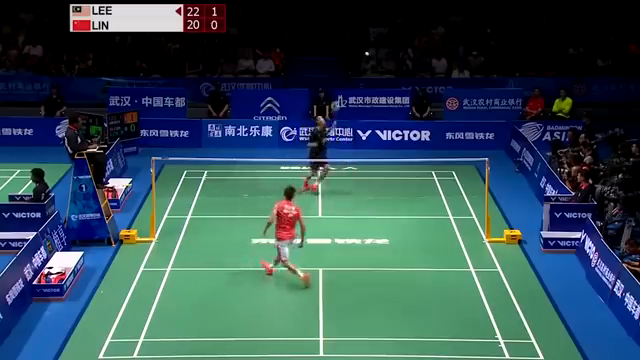
#> input picture frame 28 of final.mp4, 640 x 360 px
$ jupyter execute Mask_Create.ipynb
#> lines starting #> are read from the running program, lines starting #| are printed output that depends on the picture; after the words box and inside, x2 and y2 are one past the last pixel; in counts of white or black regions, pixels touching at a corner belong together
[cell 1]
import cv2
import numpy as np
# from google.colab.patches import cv2_imshow  # Import cv2_imshow for Colab

# Define court rectangle
min_x, min_y = 100,10    # Example top-left corner of the court in pixels
max_x, max_y = 500,100   # Example bottom-right corner in pixels
court_color = (0, 255, 0)  # Green rectangle for court boundaries

# Load the video
cap = cv2.VideoCapture('final.mp4')

# Simple background subtraction for tracking
fgbg = cv2.createBackgroundSubtractorMOG2(history=200, varThreshold=70, detectShadows=False)
flag= False
# Initialize video writer to save the output
fourcc = cv2.VideoWriter_fourcc(*'mp4v')
out = cv2.VideoWriter('shuttlecock_tracking.mp4', fourcc, cap.get(cv2.CAP_PROP_FPS),
                      (int(cap.get(cv2.CAP_PROP_FRAME_WIDTH)), int(cap.get(cv2.CAP_PROP_FRAME_HEIGHT))))
mask_out = cv2.VideoWriter('shuttlecock_mask_tracking.mp4', fourcc, cap.get(cv2.CAP_PROP_FPS),
                      (int(cap.get(cv2.CAP_PROP_FRAME_WIDTH)), int(cap.get(cv2.CAP_PROP_FRAME_HEIGHT))),isColor = False)
while cap.isOpened():
    flag = False
    ret, frame = cap.read()
#> frame is the input picture: shape (360, 640, 3); mean B, G, R 85.9, 78.1, 50.3
    if not ret:
        break

    # Draw court boundaries
    cv2.rectangle(frame, (min_x,min_y), (max_x,max_y), (255,255,255), 2)
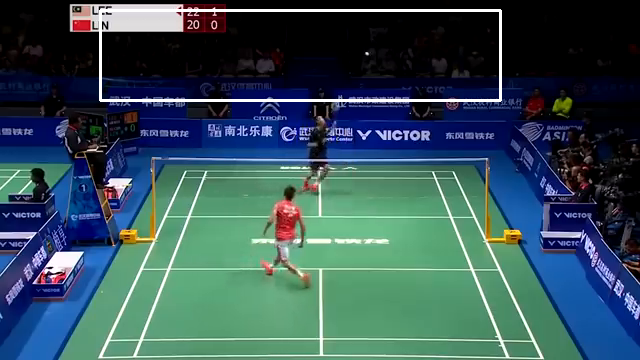
#> frame: shape (360, 640, 3); 1.27% of pixels changed, all inside (x1, y1, x2, y2) = (99, 9, 502, 102)
    # Apply background subtraction
    blurred_frame = cv2.GaussianBlur(frame, (7, 7), 0)
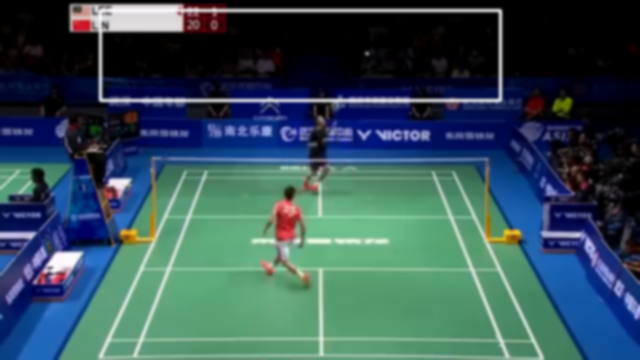
#> blurred_frame: shape (360, 640, 3); mean B, G, R 88.5, 80.9, 53.1
    gray_frame = cv2.cvtColor(blurred_frame, cv2.COLOR_BGR2GRAY)
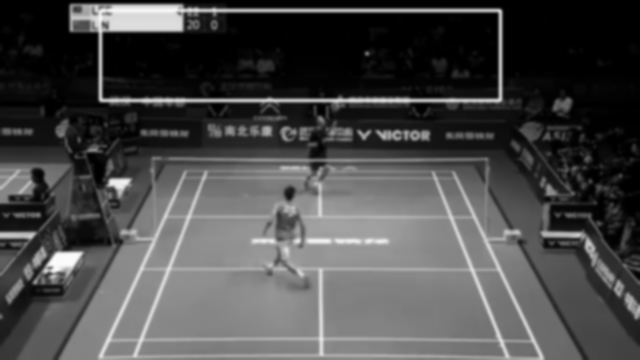
#> gray_frame: shape (360, 640); min 0, max 251, mean 73.4
    fgmask = fgbg.apply(gray_frame[min_y:max_y,min_x:max_x])
#> fgmask: shape (90, 400); every value is 255
    # Find contours for potential shuttlecock positions
    fgmask[fgmask == 127] = 0
    _, fgmask = cv2.threshold(fgmask, 100,255,cv2.THRESH_BINARY)
    kernel = cv2.getStructuringElement(cv2.MORPH_ELLIPSE, (5, 5))
    fgmask = cv2.morphologyEx(fgmask, cv2.MORPH_OPEN, kernel)
    # contours, _ = cv2.findContours(fgmask, cv2.RETR_EXTERNAL, cv2.CHAIN_APPROX_SIMPLE)
    contours, _ = cv2.findContours(fgmask, cv2.RETR_TREE, cv2.CHAIN_APPROX_SIMPLE)
#> contours = [[[0, 0], [0, 89], [399, 89], [399, 0]]]
    for cnt in contours:
        # Filter out small noise
        if cv2.contourArea(cnt)> 10:
            x, y, w, h = cv2.boundingRect(cnt)
            print("x = ",x,'\n','y = ',y)
            center = (x + w // 2, y + h // 2)
            # print('x',min_x,x,max_x,'\n','y',min_y,y,max_y)
            if (0 < x and 620 > x) and (0 < y and 99 > y):
                print("x = ",x,'\n','y = ',y)
                # print("In Bound")
                cv2.putText(frame, "In Bound", ((min_x+max_x)//2,(min_y+max_y)//2), cv2.FONT_HERSHEY_SIMPLEX, 0.5, (0,255,0), 2)
                cv2.rectangle(frame, (min_x,min_y), (max_x,max_y), (0,255,0), 2)
                flag = True
#> this loop made 1 pass
#> (cnt, x, y, w, h, center) on pass 1: ([[0, 0], [0, 89], [399, 89], [399, 0]], 0, 0, 400, 90, (200, 45))
#| x =  0
#|  y =  0
    if flag:
        out.write(frame)

        continue
                # cv2.putText(fgmask, "In Bound", ((min_x+max_x)//2,(min_y+max_y)//2), cv2.FONT_HERSHEY_SIMPLEX, 0.5, (255,255,255), 2)
                # cv2.rectangle(fgmask, (min_x,min_y), (max_x,max_y), (255,255,255), 2)
        # if cv2.contourArea(cnt) < 10:

    cv2.putText(frame, "Out of Bound", ((min_x+max_x)//2,(min_y+max_y)//2), cv2.FONT_HERSHEY_SIMPLEX, 0.5, (0,0,255), 2)
    cv2.rectangle(frame, (min_x,min_y), (max_x,max_y), (0,0,255), 2)
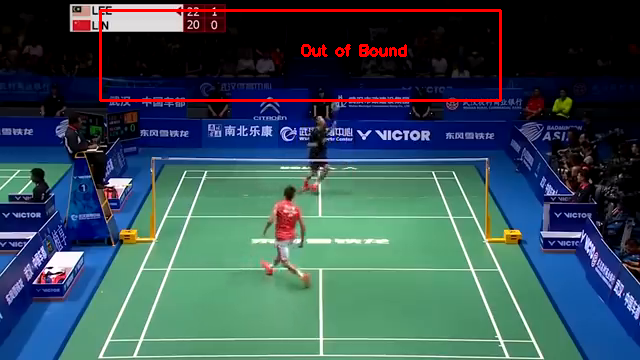
#> frame: shape (360, 640, 3); mean B, G, R 85.2, 77.6, 53.8
                # cv2.putText(fgmask, "Out of Bound", ((min_x+max_x)//2,(min_y+max_y)//2), cv2.FONT_HERSHEY_SIMPLEX, 0.5, (255,255,255), 2)
                # cv2.rectangle(fgmask, (min_x,min_y), (max_x,max_y), (255,255,255), 2)
    print('-------------------------------------------------')
    # Save the frame to the output video

    out.write(frame)
    # mask_out.write(fgmask)
    # Display the frame inline in Colab

cap.release()
out.release()
# mask_out.release()
print("Processed video saved as 'shuttlecock_tracking.mp4'.")

$ run again, starting later in the video
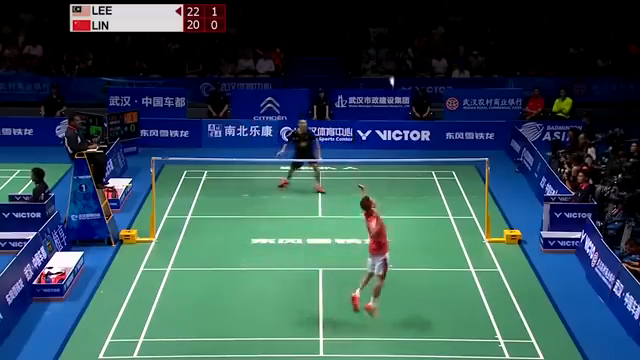
#> input picture frame 128 of final.mp4, 640 x 360 px
#> frame is the input picture: shape (360, 640, 3); mean B, G, R 85.7, 77.9, 50.1
#> `gray_frame = cv2.cvtColor(blurred_frame, cv2.COLOR_BGR2GRAY)`:
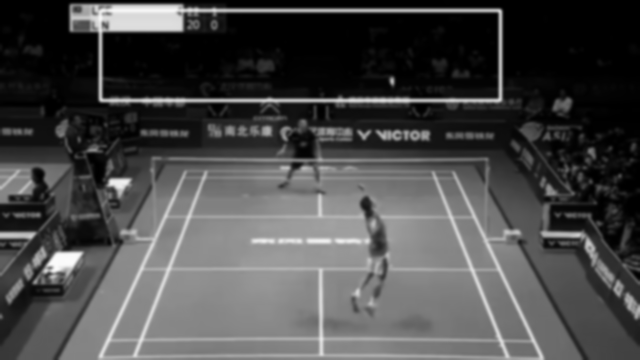
#> gray_frame: shape (360, 640); min 0, max 251, mean 73.2
#> fgmask: shape (90, 400); every value is 255
#> contours = [[[0, 0], [0, 89], [399, 89], [399, 0]]]
#> the loop `for cnt in contours:` made 1 pass
#> (cnt, x, y, w, h, center) on pass 1: ([[0, 0], [0, 89], [399, 89], [399, 0]], 0, 0, 400, 90, (200, 45))
#> (printed output is left out)
#> `cv2.rectangle(frame, (min_x,min_y), (max_x,max_y), (0,0,255), 2)`:
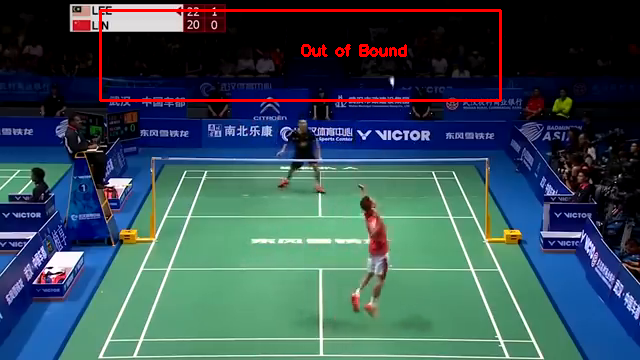
#> frame: shape (360, 640, 3); mean B, G, R 85, 77.4, 53.6

$ run again, starting later in the video
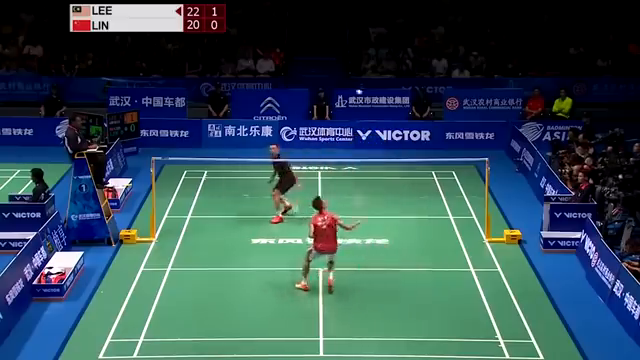
#> input picture frame 228 of final.mp4, 640 x 360 px
#> frame is the input picture: shape (360, 640, 3); mean B, G, R 85.9, 77.6, 50
#> `gray_frame = cv2.cvtColor(blurred_frame, cv2.COLOR_BGR2GRAY)`:
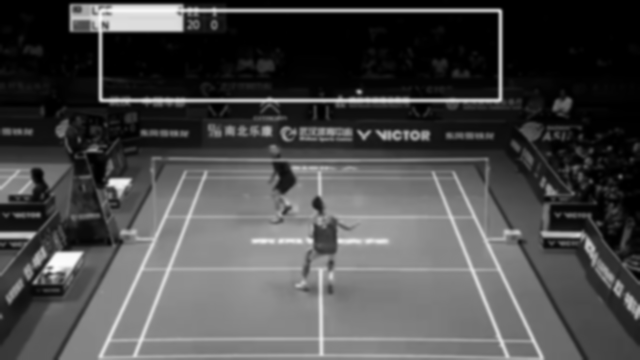
#> gray_frame: shape (360, 640); min 0, max 252, mean 73.1
#> fgmask: shape (90, 400); every value is 255
#> contours = [[[0, 0], [0, 89], [399, 89], [399, 0]]]
#> the loop `for cnt in contours:` made 1 pass
#> (cnt, x, y, w, h, center) on pass 1: ([[0, 0], [0, 89], [399, 89], [399, 0]], 0, 0, 400, 90, (200, 45))
#> (printed output is left out)
#> `cv2.rectangle(frame, (min_x,min_y), (max_x,max_y), (0,0,255), 2)`:
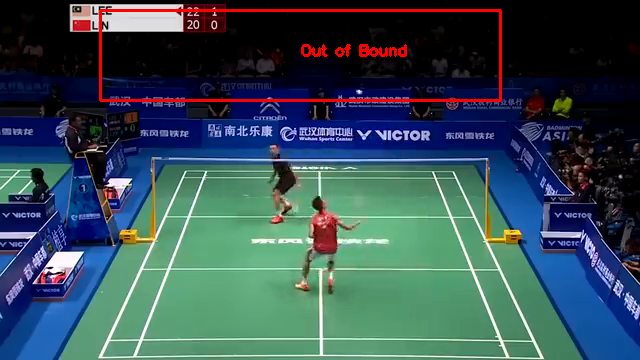
#> frame: shape (360, 640, 3); mean B, G, R 85.1, 77.2, 53.5
